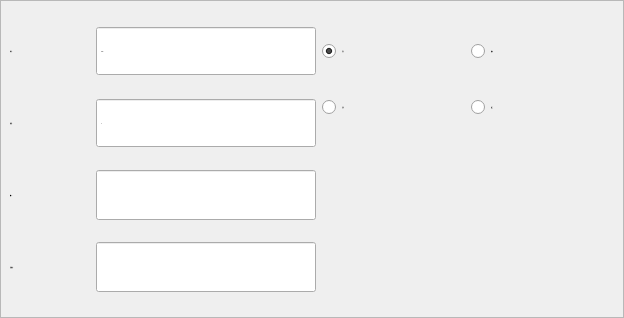
<?xml version="1.0" encoding="UTF-8"?>
<ui version="4.0">
 <class>FormBtnMExtOut</class>
 <widget class="QWidget" name="FormBtnMExtOut">
  <property name="geometry">
   <rect>
    <x>0</x>
    <y>0</y>
    <width>624</width>
    <height>318</height>
   </rect>
  </property>
  <property name="sizePolicy">
   <sizepolicy hsizetype="Preferred" vsizetype="Expanding">
    <horstretch>0</horstretch>
    <verstretch>0</verstretch>
   </sizepolicy>
  </property>
  <property name="minimumSize">
   <size>
    <width>624</width>
    <height>318</height>
   </size>
  </property>
  <property name="maximumSize">
   <size>
    <width>624</width>
    <height>318</height>
   </size>
  </property>
  <property name="font">
   <font>
    <family>微软雅黑</family>
    <pointsize>-1</pointsize>
    <weight>50</weight>
    <italic>false</italic>
    <bold>false</bold>
   </font>
  </property>
  <property name="windowTitle">
   <string notr="true">扩展输出</string>
  </property>
  <property name="toolTip">
   <string notr="true"/>
  </property>
  <property name="statusTip">
   <string notr="true"/>
  </property>
  <property name="whatsThis">
   <string notr="true"/>
  </property>
  <property name="accessibleName">
   <string notr="true"/>
  </property>
  <property name="accessibleDescription">
   <string notr="true"/>
  </property>
  <property name="styleSheet">
   <string notr="true">font: 28px &quot;微软雅黑&quot;;</string>
  </property>
  <property name="windowFilePath">
   <string notr="true"/>
  </property>
  <layout class="QVBoxLayout" name="verticalLayoutForm">
   <property name="spacing">
    <number>0</number>
   </property>
   <property name="margin">
    <number>0</number>
   </property>
   <item>
    <widget class="QFrame" name="frameMExtOut">
     <property name="font">
      <font>
       <family>微软雅黑</family>
       <pointsize>-1</pointsize>
       <weight>50</weight>
       <italic>false</italic>
       <bold>false</bold>
      </font>
     </property>
     <property name="styleSheet">
      <string notr="true"/>
     </property>
     <property name="frameShape">
      <enum>QFrame::StyledPanel</enum>
     </property>
     <property name="frameShadow">
      <enum>QFrame::Plain</enum>
     </property>
     <property name="IsMainArea" stdset="0">
      <bool>true</bool>
     </property>
     <layout class="QGridLayout" name="gridLayout_2">
      <item row="0" column="0">
       <layout class="QHBoxLayout" name="horizontalLayout_5">
        <item>
         <widget class="QLabel" name="labelDelay">
          <property name="sizePolicy">
           <sizepolicy hsizetype="Expanding" vsizetype="Preferred">
            <horstretch>0</horstretch>
            <verstretch>0</verstretch>
           </sizepolicy>
          </property>
          <property name="minimumSize">
           <size>
            <width>80</width>
            <height>50</height>
           </size>
          </property>
          <property name="maximumSize">
           <size>
            <width>16777215</width>
            <height>50</height>
           </size>
          </property>
          <property name="font">
           <font>
            <family>微软雅黑</family>
            <pointsize>-1</pointsize>
            <weight>50</weight>
            <italic>false</italic>
            <bold>false</bold>
           </font>
          </property>
          <property name="text">
           <string>时间：</string>
          </property>
         </widget>
        </item>
        <item>
         <widget class="xDoubleSpinBox" name="BoxDelay">
          <property name="enabled">
           <bool>true</bool>
          </property>
          <property name="sizePolicy">
           <sizepolicy hsizetype="Fixed" vsizetype="Fixed">
            <horstretch>0</horstretch>
            <verstretch>0</verstretch>
           </sizepolicy>
          </property>
          <property name="minimumSize">
           <size>
            <width>220</width>
            <height>50</height>
           </size>
          </property>
          <property name="maximumSize">
           <size>
            <width>220</width>
            <height>50</height>
           </size>
          </property>
          <property name="font">
           <font>
            <family>微软雅黑</family>
            <pointsize>-1</pointsize>
            <weight>50</weight>
            <italic>false</italic>
            <bold>false</bold>
           </font>
          </property>
          <property name="focusPolicy">
           <enum>Qt::ClickFocus</enum>
          </property>
          <property name="acceptDrops">
           <bool>false</bool>
          </property>
          <property name="alignment">
           <set>Qt::AlignLeading|Qt::AlignLeft|Qt::AlignVCenter</set>
          </property>
          <property name="buttonSymbols">
           <enum>QAbstractSpinBox::NoButtons</enum>
          </property>
          <property name="specialValueText">
           <string notr="true"/>
          </property>
          <property name="keyboardTracking">
           <bool>false</bool>
          </property>
          <property name="suffix">
           <string notr="true">s</string>
          </property>
          <property name="decimals">
           <number>2</number>
          </property>
          <property name="maximum">
           <double>600.000000000000000</double>
          </property>
          <property name="singleStep">
           <double>0.100000000000000</double>
          </property>
          <property name="HasBtn" stdset="0">
           <bool>true</bool>
          </property>
         </widget>
        </item>
       </layout>
      </item>
      <item row="0" column="1" rowspan="4">
       <layout class="QGridLayout" name="gridLayout">
        <item row="0" column="0">
         <widget class="xRadioButton" name="radioButton_on">
          <property name="sizePolicy">
           <sizepolicy hsizetype="Expanding" vsizetype="Fixed">
            <horstretch>0</horstretch>
            <verstretch>0</verstretch>
           </sizepolicy>
          </property>
          <property name="minimumSize">
           <size>
            <width>120</width>
            <height>50</height>
           </size>
          </property>
          <property name="maximumSize">
           <size>
            <width>16777215</width>
            <height>50</height>
           </size>
          </property>
          <property name="font">
           <font>
            <family>微软雅黑</family>
            <pointsize>-1</pointsize>
            <weight>50</weight>
            <italic>false</italic>
            <bold>false</bold>
           </font>
          </property>
          <property name="focusPolicy">
           <enum>Qt::NoFocus</enum>
          </property>
          <property name="text">
           <string>打开</string>
          </property>
          <property name="iconSize">
           <size>
            <width>32</width>
            <height>32</height>
           </size>
          </property>
          <property name="checked">
           <bool>true</bool>
          </property>
         </widget>
        </item>
        <item row="1" column="0">
         <widget class="xRadioButton" name="radioButton_off">
          <property name="sizePolicy">
           <sizepolicy hsizetype="Expanding" vsizetype="Fixed">
            <horstretch>0</horstretch>
            <verstretch>0</verstretch>
           </sizepolicy>
          </property>
          <property name="minimumSize">
           <size>
            <width>120</width>
            <height>40</height>
           </size>
          </property>
          <property name="maximumSize">
           <size>
            <width>16777215</width>
            <height>50</height>
           </size>
          </property>
          <property name="font">
           <font>
            <family>微软雅黑</family>
            <pointsize>-1</pointsize>
            <weight>50</weight>
            <italic>false</italic>
            <bold>false</bold>
           </font>
          </property>
          <property name="focusPolicy">
           <enum>Qt::NoFocus</enum>
          </property>
          <property name="text">
           <string>关闭</string>
          </property>
          <property name="iconSize">
           <size>
            <width>32</width>
            <height>32</height>
           </size>
          </property>
         </widget>
        </item>
        <item row="3" column="0">
         <spacer name="verticalSpacer">
          <property name="orientation">
           <enum>Qt::Vertical</enum>
          </property>
          <property name="sizeHint" stdset="0">
           <size>
            <width>20</width>
            <height>40</height>
           </size>
          </property>
         </spacer>
        </item>
        <item row="0" column="1">
         <widget class="xRadioButton" name="radioButton_pulse">
          <property name="sizePolicy">
           <sizepolicy hsizetype="Expanding" vsizetype="Fixed">
            <horstretch>0</horstretch>
            <verstretch>0</verstretch>
           </sizepolicy>
          </property>
          <property name="minimumSize">
           <size>
            <width>120</width>
            <height>50</height>
           </size>
          </property>
          <property name="maximumSize">
           <size>
            <width>16777215</width>
            <height>50</height>
           </size>
          </property>
          <property name="font">
           <font>
            <family>微软雅黑</family>
            <pointsize>-1</pointsize>
            <weight>50</weight>
            <italic>false</italic>
            <bold>false</bold>
           </font>
          </property>
          <property name="focusPolicy">
           <enum>Qt::NoFocus</enum>
          </property>
          <property name="text">
           <string>脉冲</string>
          </property>
          <property name="iconSize">
           <size>
            <width>32</width>
            <height>32</height>
           </size>
          </property>
         </widget>
        </item>
        <item row="1" column="1">
         <widget class="xRadioButton" name="radioButton_NOT">
          <property name="sizePolicy">
           <sizepolicy hsizetype="Expanding" vsizetype="Fixed">
            <horstretch>0</horstretch>
            <verstretch>0</verstretch>
           </sizepolicy>
          </property>
          <property name="minimumSize">
           <size>
            <width>120</width>
            <height>50</height>
           </size>
          </property>
          <property name="maximumSize">
           <size>
            <width>16777215</width>
            <height>50</height>
           </size>
          </property>
          <property name="font">
           <font>
            <family>微软雅黑</family>
            <pointsize>-1</pointsize>
            <weight>50</weight>
            <italic>false</italic>
            <bold>false</bold>
           </font>
          </property>
          <property name="focusPolicy">
           <enum>Qt::NoFocus</enum>
          </property>
          <property name="text">
           <string>取反</string>
          </property>
          <property name="iconSize">
           <size>
            <width>32</width>
            <height>32</height>
           </size>
          </property>
         </widget>
        </item>
       </layout>
      </item>
      <item row="1" column="0">
       <layout class="QHBoxLayout" name="horizontalLayout_6">
        <item>
         <widget class="QLabel" name="labelInterval">
          <property name="sizePolicy">
           <sizepolicy hsizetype="Expanding" vsizetype="Preferred">
            <horstretch>0</horstretch>
            <verstretch>0</verstretch>
           </sizepolicy>
          </property>
          <property name="minimumSize">
           <size>
            <width>0</width>
            <height>50</height>
           </size>
          </property>
          <property name="maximumSize">
           <size>
            <width>16777215</width>
            <height>50</height>
           </size>
          </property>
          <property name="font">
           <font>
            <family>微软雅黑</family>
            <pointsize>-1</pointsize>
            <weight>50</weight>
            <italic>false</italic>
            <bold>false</bold>
           </font>
          </property>
          <property name="text">
           <string>间隔：</string>
          </property>
          <property name="buddy">
           <cstring>lineEdit_var</cstring>
          </property>
         </widget>
        </item>
        <item>
         <widget class="xSpinBox" name="BoxInterval">
          <property name="enabled">
           <bool>true</bool>
          </property>
          <property name="sizePolicy">
           <sizepolicy hsizetype="Fixed" vsizetype="Fixed">
            <horstretch>0</horstretch>
            <verstretch>0</verstretch>
           </sizepolicy>
          </property>
          <property name="minimumSize">
           <size>
            <width>220</width>
            <height>50</height>
           </size>
          </property>
          <property name="maximumSize">
           <size>
            <width>220</width>
            <height>50</height>
           </size>
          </property>
          <property name="font">
           <font>
            <family>微软雅黑</family>
            <pointsize>-1</pointsize>
            <weight>50</weight>
            <italic>false</italic>
            <bold>false</bold>
           </font>
          </property>
          <property name="focusPolicy">
           <enum>Qt::ClickFocus</enum>
          </property>
          <property name="acceptDrops">
           <bool>false</bool>
          </property>
          <property name="alignment">
           <set>Qt::AlignLeading|Qt::AlignLeft|Qt::AlignVCenter</set>
          </property>
          <property name="buttonSymbols">
           <enum>QAbstractSpinBox::NoButtons</enum>
          </property>
          <property name="specialValueText">
           <string notr="true"/>
          </property>
          <property name="keyboardTracking">
           <bool>false</bool>
          </property>
          <property name="suffix">
           <string notr="true"/>
          </property>
          <property name="prefix">
           <string notr="true"/>
          </property>
          <property name="minimum">
           <number>0</number>
          </property>
          <property name="maximum">
           <number>999</number>
          </property>
          <property name="value">
           <number>0</number>
          </property>
          <property name="HasBtn" stdset="0">
           <bool>true</bool>
          </property>
         </widget>
        </item>
       </layout>
      </item>
      <item row="2" column="0">
       <layout class="QHBoxLayout" name="horizontalLayout_2">
        <item>
         <widget class="QLabel" name="labelPort">
          <property name="sizePolicy">
           <sizepolicy hsizetype="Expanding" vsizetype="Preferred">
            <horstretch>0</horstretch>
            <verstretch>0</verstretch>
           </sizepolicy>
          </property>
          <property name="minimumSize">
           <size>
            <width>80</width>
            <height>50</height>
           </size>
          </property>
          <property name="maximumSize">
           <size>
            <width>16777215</width>
            <height>50</height>
           </size>
          </property>
          <property name="font">
           <font>
            <family>微软雅黑</family>
            <pointsize>-1</pointsize>
            <weight>50</weight>
            <italic>false</italic>
            <bold>false</bold>
           </font>
          </property>
          <property name="text">
           <string>端口：</string>
          </property>
          <property name="buddy">
           <cstring>lineEdit_var</cstring>
          </property>
         </widget>
        </item>
        <item>
         <widget class="xLineEdit" name="lineEdit_var">
          <property name="enabled">
           <bool>true</bool>
          </property>
          <property name="minimumSize">
           <size>
            <width>220</width>
            <height>50</height>
           </size>
          </property>
          <property name="maximumSize">
           <size>
            <width>220</width>
            <height>50</height>
           </size>
          </property>
          <property name="font">
           <font>
            <family>微软雅黑</family>
            <pointsize>-1</pointsize>
            <weight>50</weight>
            <italic>false</italic>
            <bold>false</bold>
           </font>
          </property>
          <property name="focusPolicy">
           <enum>Qt::ClickFocus</enum>
          </property>
          <property name="acceptDrops">
           <bool>false</bool>
          </property>
          <property name="alignment">
           <set>Qt::AlignCenter</set>
          </property>
          <property name="readOnly">
           <bool>true</bool>
          </property>
         </widget>
        </item>
       </layout>
      </item>
      <item row="3" column="0">
       <layout class="QHBoxLayout" name="horizontalLayout_3">
        <item>
         <widget class="QLabel" name="labelCounter">
          <property name="sizePolicy">
           <sizepolicy hsizetype="Expanding" vsizetype="Preferred">
            <horstretch>0</horstretch>
            <verstretch>0</verstretch>
           </sizepolicy>
          </property>
          <property name="minimumSize">
           <size>
            <width>80</width>
            <height>50</height>
           </size>
          </property>
          <property name="maximumSize">
           <size>
            <width>16777215</width>
            <height>50</height>
           </size>
          </property>
          <property name="font">
           <font>
            <family>微软雅黑</family>
            <pointsize>-1</pointsize>
            <weight>50</weight>
            <italic>false</italic>
            <bold>false</bold>
           </font>
          </property>
          <property name="text">
           <string>计数器：</string>
          </property>
          <property name="buddy">
           <cstring>lineEdit_var</cstring>
          </property>
         </widget>
        </item>
        <item>
         <widget class="xLineEdit" name="lineEditCounter">
          <property name="enabled">
           <bool>true</bool>
          </property>
          <property name="minimumSize">
           <size>
            <width>220</width>
            <height>50</height>
           </size>
          </property>
          <property name="maximumSize">
           <size>
            <width>220</width>
            <height>50</height>
           </size>
          </property>
          <property name="font">
           <font>
            <family>微软雅黑</family>
            <pointsize>-1</pointsize>
            <weight>50</weight>
            <italic>false</italic>
            <bold>false</bold>
           </font>
          </property>
          <property name="focusPolicy">
           <enum>Qt::ClickFocus</enum>
          </property>
          <property name="acceptDrops">
           <bool>false</bool>
          </property>
          <property name="alignment">
           <set>Qt::AlignCenter</set>
          </property>
          <property name="readOnly">
           <bool>true</bool>
          </property>
         </widget>
        </item>
       </layout>
      </item>
      <item row="4" column="0" colspan="2">
       <layout class="QHBoxLayout" name="horizontalLayout_8"/>
      </item>
     </layout>
    </widget>
   </item>
  </layout>
 </widget>
 <customwidgets>
  <customwidget>
   <class>xSpinBox</class>
   <extends>QSpinBox</extends>
   <header>xspinbox.h</header>
   <slots>
    <signal>clicked()</signal>
   </slots>
  </customwidget>
  <customwidget>
   <class>xRadioButton</class>
   <extends>QRadioButton</extends>
   <header>xradiobutton.h</header>
  </customwidget>
  <customwidget>
   <class>xDoubleSpinBox</class>
   <extends>QDoubleSpinBox</extends>
   <header>xdoublespinbox.h</header>
   <slots>
    <signal>clicked()</signal>
   </slots>
  </customwidget>
  <customwidget>
   <class>xLineEdit</class>
   <extends>QLineEdit</extends>
   <header>xlineedit.h</header>
   <slots>
    <signal>clicked()</signal>
    <slot>inputIP()</slot>
   </slots>
  </customwidget>
 </customwidgets>
 <resources/>
 <connections>
  <connection>
   <sender>lineEdit_var</sender>
   <signal>clicked()</signal>
   <receiver>FormBtnMExtOut</receiver>
   <slot>selectPort()</slot>
   <hints>
    <hint type="sourcelabel">
     <x>234</x>
     <y>158</y>
    </hint>
    <hint type="destinationlabel">
     <x>311</x>
     <y>158</y>
    </hint>
   </hints>
  </connection>
  <connection>
   <sender>BoxInterval</sender>
   <signal>clicked()</signal>
   <receiver>FormBtnMExtOut</receiver>
   <slot>inputInterval()</slot>
   <hints>
    <hint type="sourcelabel">
     <x>234</x>
     <y>97</y>
    </hint>
    <hint type="destinationlabel">
     <x>311</x>
     <y>158</y>
    </hint>
   </hints>
  </connection>
  <connection>
   <sender>BoxDelay</sender>
   <signal>clicked()</signal>
   <receiver>FormBtnMExtOut</receiver>
   <slot>inputDelay()</slot>
   <hints>
    <hint type="sourcelabel">
     <x>234</x>
     <y>36</y>
    </hint>
    <hint type="destinationlabel">
     <x>311</x>
     <y>158</y>
    </hint>
   </hints>
  </connection>
 </connections>
 <slots>
  <slot>inputDelay()</slot>
  <slot>inputInterval()</slot>
  <slot>selectPort()</slot>
  <slot>extOutOn()</slot>
  <slot>extOutOff()</slot>
 </slots>
</ui>
